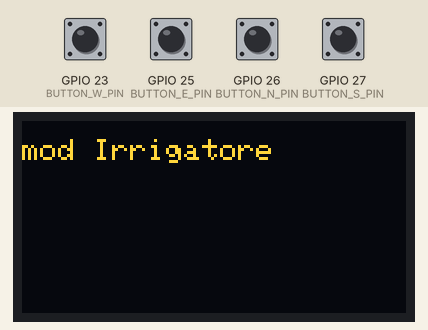
Simulated run of this sketch. Board: ESP32. Shown: 128×64 one-colour display. Inputs (shaded band) come from the test bench; at power-on: GPIO 23 (BUTTON_W_PIN), GPIO 25 (BUTTON_E_PIN), GPIO 26 (BUTTON_N_PIN), GPIO 27 (BUTTON_S_PIN) LOW. The OLED is the two-colour kind (top 16 rows yellow); no radio packets arrive unless stated.

Above: at 1.2 s.
1.3 s: GPIO 23 (BUTTON_W_PIN) pulled HIGH for 0.15 s
At 2.8 s:
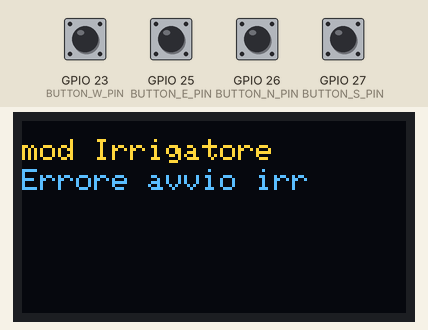
3.1 s: GPIO 25 (BUTTON_E_PIN) pulled HIGH for 0.15 s
At 3.9 s:
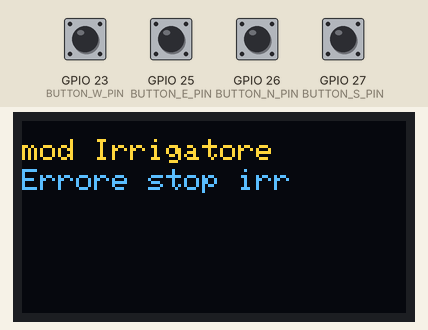
4.9 s: GPIO 26 (BUTTON_N_PIN) pulled HIGH for 0.15 s
At 5.7 s:
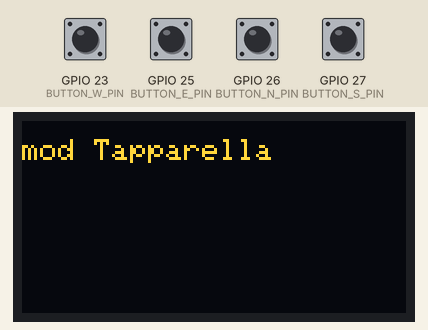
6.5 s: GPIO 26 (BUTTON_N_PIN) pulled HIGH for 1 s
At 7.7 s:
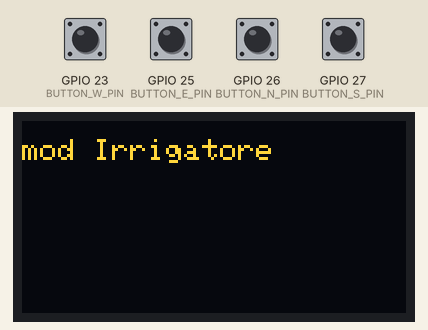
9.0 s: GPIO 23 (BUTTON_W_PIN) pulled HIGH for 1 s
At 9.35 s:
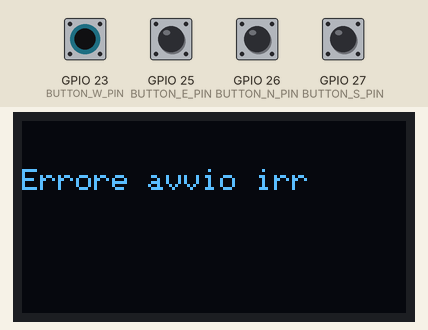
11.5 s: GPIO 25 (BUTTON_E_PIN) pulled HIGH for 1 s
At 11.85 s:
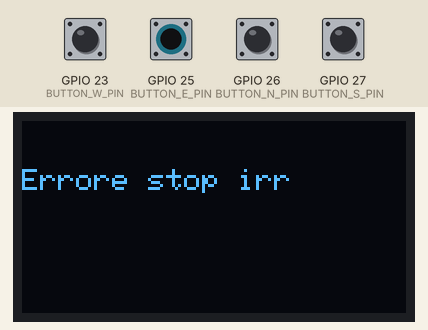
Timing chart, 0 to 14.5 s (numbered marks = the images above; inputs shaded):
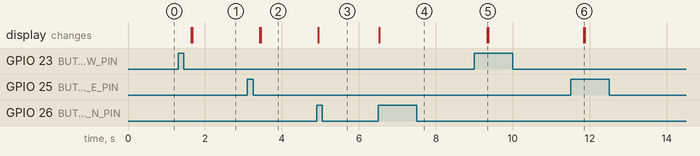

Measured:
- after the input at 1.3 s, the display: first changes after 0.34 s (image 1 shows a later state)
- after the input at 3.1 s, the display: first changes after 0.33 s (image 2 shows a later state)
- after the input at 4.9 s, the display: changes at once (image 3)
- after the input at 6.5 s, the display: changes at once (image 4)
- after the input at 9.0 s, the display: changes after 0.34 s (image 5)
- after the input at 11.5 s, the display: changes after 0.35 s (image 6)

The sketch:

codice_centralina.ino
```cpp
#include <SPI.h>
#include <nRF24L01.h>
#include <RF24.h>
#include <Adafruit_GFX.h>
#include <Adafruit_SSD1306.h>

unsigned long startTime = millis();
bool success = false;
String mode = "Irrigatore"; // Modalità iniziale di default
volatile bool displayState = false;

// NRF24L01 GPIO e address di comunicazione
#define RADIO_MISO_PIN 12
#define RADIO_MOSI_PIN 13
#define RADIO_SCK_PIN 14
#define RADIO_CSN_PIN 15
#define RADIO_CE_PIN 16
const byte addressC[6] = "00001"; //ind centralina
const byte addressT[6] = "00002"; //ind broadcast
RF24 radio(RADIO_CE_PIN, RADIO_CSN_PIN);

// GPIO per i bottoni direzionali

#define BUTTON_N_PIN 26
#define BUTTON_S_PIN 27
#define BUTTON_W_PIN 23
#define BUTTON_E_PIN 25

volatile int buttonStateN = 0;
volatile int buttonStateS = 0;
volatile int buttonStateW = 0;
volatile int buttonStateE = 0;

//settaggio display OLED

#define SCREEN_WIDTH 128
#define SCREEN_HEIGHT 64
Adafruit_SSD1306 display(SCREEN_WIDTH, SCREEN_HEIGHT);

void setup() {

  // Inizializzazione seriale e display
  Serial.begin(9600);
  display.begin(SSD1306_SWITCHCAPVCC, 0x3C);
  display.clearDisplay();
  display.setTextSize(1);
  display.setTextColor(WHITE);

  //settaggio pin dei bottoni e degli interrupt
  pinMode(BUTTON_N_PIN, INPUT);
  pinMode(BUTTON_S_PIN, INPUT);
  pinMode(BUTTON_W_PIN, INPUT);
  pinMode(BUTTON_E_PIN, INPUT);
  attachInterrupt(BUTTON_N_PIN, N_push, RISING);
  attachInterrupt(BUTTON_S_PIN, S_push, RISING);
  attachInterrupt(BUTTON_W_PIN, W_push, RISING);
  attachInterrupt(BUTTON_E_PIN, E_push, RISING);

  //apertura dei canali radio
  SPI.begin(RADIO_SCK_PIN, RADIO_MISO_PIN, RADIO_MOSI_PIN, RADIO_CSN_PIN);
  radio.begin();
  radio.setAutoAck(false);
  radio.openWritingPipe(addressT);
  radio.openReadingPipe(1, addressC);
  radio.stopListening();

}

void ARDUINO_ISR_ATTR N_push() { // Interruttore per cambiare modalità
  if(mode == "Irrigatore"){
    mode = "Tapparella";
    displayState = true;
  }
  else if(mode == "Tapparella"){
    mode = "Irrigatore";
    displayState = true;
  }
}
void ARDUINO_ISR_ATTR S_push() {
  buttonStateS = 1;
}
void ARDUINO_ISR_ATTR W_push() {
  buttonStateW = 1;
}
void ARDUINO_ISR_ATTR E_push() {
  buttonStateE = 1;
}

void loop() {
  if (mode == "Irrigatore"){
    if (displayState){
      display.clearDisplay();
      displayState = false;
    }
    display.setCursor(0, 6);
    display.print("mod Irrigatore");
    display.display();
    if(buttonStateW == 1){
      //operazione di start irrigatore, invio radio e modifica display
      char data[] = "IRR START";
      radio.write(&data, sizeof(data));
      buttonStateW = 0;
      //una volta inviato il comando, il ricevitore aspetta un ack per 300ms
      radio.startListening();
      startTime = millis();
      while (millis() - startTime < 300) { // Attendere un breve periodo per ricevere l'ack
        if (radio.available()) {
          char ackData[32] = "";
          radio.read(&ackData, sizeof(ackData));
          if (String(ackData) == "ACK IRR START") {
            display.clearDisplay();
            display.setCursor(0, 16);
            display.print("Irrigatore avviato");
            display.display();
            success = true;
            break;
          }
        }
    }
    // Se non riceve l'ack entro il tempo stabilito, mostra un messaggio di errore
    radio.stopListening();
    if (!success) {
      display.clearDisplay();
      display.setCursor(0, 16);
      display.print("Errore avvio irr");
      display.display();
    }
    success = false; // Reset per prossima operazione
  }
    else if(buttonStateE == 1){
      char data[] = "IRR STOP";
      radio.write(&data, sizeof(data));
      buttonStateE = 0;
      radio.startListening();
      startTime = millis();
      while (millis() - startTime < 300) { // Attendere un breve periodo per ricevere l'ack
        if (radio.available()) {
          char ackData[32] = "";
          radio.read(&ackData, sizeof(ackData));
          if (String(ackData) == "ACK IRR STOP") {
            display.clearDisplay();
            display.setCursor(0, 16);
            display.print("Irrigatore fermato");
            display.display();
            success = true;
            break;
          }
        }
      }
      radio.stopListening();
      if (!success) {
        display.clearDisplay();
        display.setCursor(0, 16);
        display.print("Errore stop irr");
        display.display();
      }
      success = false; // Reset per prossima operazione
    }
  }

  if (mode == "Tapparella"){
    if (displayState){
      display.clearDisplay();
      displayState = false;
    }
    display.setCursor(0, 6);
    display.print("mod Tapparella");
    display.display();
    if(buttonStateW == 1){
      char data[] = "TAP UP";
      buttonStateW = 0;
      while (digitalRead(BUTTON_W_PIN) == HIGH) {
        radio.write(&data, sizeof(data));
        delay(50); //20 comandi al secondo
  }
    }
    else if(buttonStateE == 1){
      char data[] = "TAP DOWN";
      buttonStateE = 0;
      while (digitalRead(BUTTON_E_PIN) == HIGH) {
        radio.write(&data, sizeof(data));
        delay(50);
  }
    }
    /*
    else if(buttonStateS == 1){
      char data[] = "TAP TOGGLE";
      radio.write(&data, sizeof(data));
      buttonStateS = 0;
      radio.startListening();
      startTime = millis();
      while (millis() - startTime < 300) { // Attendere un breve periodo per ricevere l'ack
        if (radio.available()) {
          char ackData[32] = "";
          radio.read(&ackData, sizeof(ackData));
          if (String(ackData) == "ACK TAP TOGGLE") {
            display.clearDisplay();
            display.setCursor(0, 16);
            display.print("Stato tapp. cambiata");
            display.display();
            success = true;
            break;
          }
        }
      }
      radio.stopListening();
      if (!success) {
        display.clearDisplay();
        display.setCursor(0, 16);
        display.print("Errore cambio tap");
        display.display();
      }
      success = false; // Reset per prossima operazione
    }*/
  }
}
```
